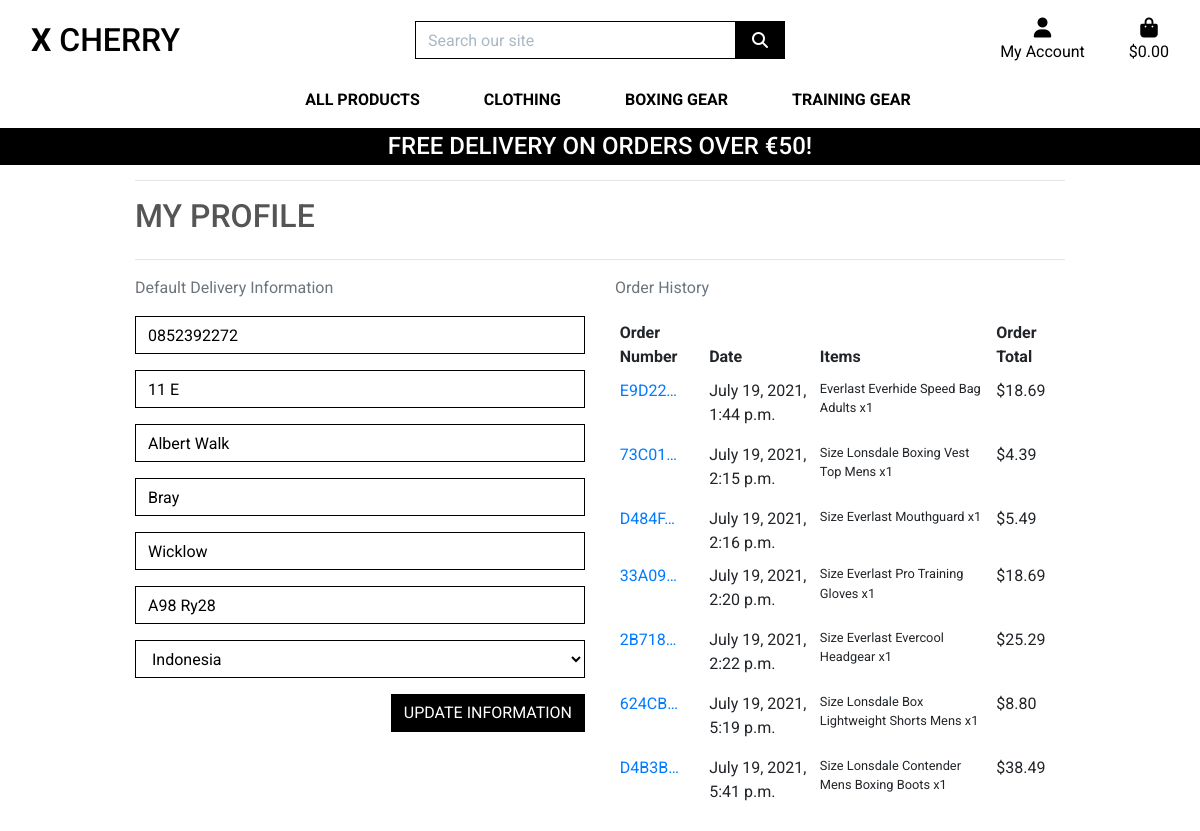
The page /profile/ (signed in) on the database as committed earlier.
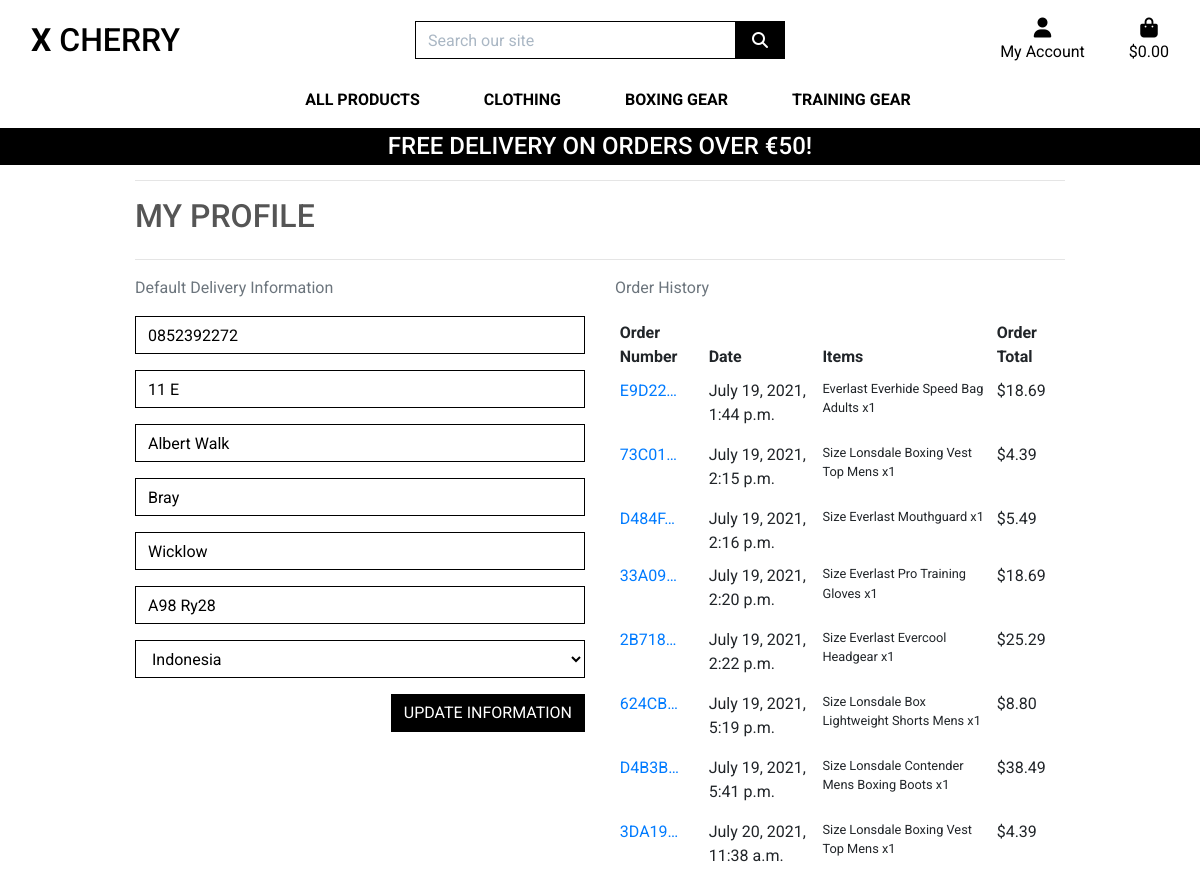
The same page on the database as committed later.
### checkout/models.py (models this page shows, shortened)
class Order(models.Model):
    order_number = models.CharField(max_length=32, null=False, editable=False)
    user_profile = models.ForeignKey(UserProfile, on_delete=models.SET_NULL,
                                     null=True, blank=True,
                                     related_name='orders')
    full_name = models.CharField(max_length=50, null=False, blank=False)
    email = models.EmailField(max_length=254, null=False, blank=False)
    phone_number = models.CharField(max_length=20, null=False, blank=False)
    country = CountryField(blank_label='Country *', null=False, blank=False)
    postcode = models.CharField(max_length=20, null=True, blank=True)
    town_or_city = models.CharField(max_length=40, null=False, blank=False)
    street_address1 = models.CharField(max_length=80, null=False, blank=False)
    street_address2 = models.CharField(max_length=80, null=True, blank=True)
    county = models.CharField(max_length=80, null=True, blank=True)
    date = models.DateTimeField(auto_now_add=True)
    delivery_cost = models.DecimalField(max_digits=6, decimal_places=2, null=False, default=0)
    order_total = models.DecimalField(max_digits=10, decimal_places=2, null=False, default=0)
    grand_total = models.DecimalField(max_digits=10, decimal_places=2, null=False, default=0)
    original_bag = models.TextField(null=False, blank=False, default='')
    stripe_pid = models.CharField(max_length=254, null=False, blank=False, default='')

class OrderLineItem(models.Model):
    order = models.ForeignKey(Order, null=False, blank=False, on_delete=models.CASCADE, related_name='lineitems')
    product = models.ForeignKey(Product, null=False, blank=False, on_delete=models.CASCADE)
    product_size = models.CharField(max_length=2, null=True, blank=True)  # XS, S, M, L, XL
    quantity = models.IntegerField(null=False, blank=False, default=0)
    lineitem_total = models.DecimalField(max_digits=6, decimal_places=2, null=False, blank=False, editable=False)

### products/models.py (models this page shows, shortened)
class Product(models.Model):
    category = models.ForeignKey('Category', null=True, blank=True, on_delete=models.SET_NULL)
    sku = models.CharField(max_length=254, null=True, blank=True)
    name = models.CharField(max_length=254)
    description = models.TextField()
    has_sizes = models.BooleanField(default=False, null=True, blank=True,)
    price = models.DecimalField(max_digits=6, decimal_places=2)
    rating = models.DecimalField(max_digits=6, decimal_places=2, null=True, blank=True)
    image_url = models.URLField(max_length=1024, null=True, blank=True)
    image = models.ImageField(null=True, blank=True)

### profiles/views.py (the view)
# urls.py: path('', views.profile, name='profile'),
def profile(request):
    profile = get_object_or_404(UserProfile, user=request.user)
    if request.method == 'POST':
        form = UserProfileForm(request.POST, instance=profile)
        if form.is_valid():
            form.save()
            messages.success(request, 'Profile updated successfully')
        else:
            messages.error(request, 'Update failed. Please ensure the form is valid.')
    else:
        form = UserProfileForm(instance=profile)
    orders = profile.orders.all()
    template = 'profiles/profile.html'
    context = {
        'form': form,
        'orders': orders,
        'on_profile_page': True
    }
    return render(request, template, context)

### profiles/forms.py
class UserProfileForm(forms.ModelForm):
    class Meta:
        model = UserProfile
        exclude = ('user',)
    def __init__(self, *args, **kwargs):
        super().__init__(*args, **kwargs)
        placeholders = {
            'default_phone_number': 'Phone Number',
            'default_postcode': 'Postal Code',
            'default_town_or_city': 'Town or City',
            'default_street_address1': 'Street Address 1',
            'default_street_address2': 'Street Address 2',
            'default_county': 'County, State or Locality',
        }
        self.fields['default_phone_number'].widget.attrs['autofocus'] = True
        for field in self.fields:
            if field != 'default_country':
                if self.fields[field].required:
                    placeholder = f'{placeholders[field]} *'
                else:
                    placeholder = placeholders[field]
                self.fields[field].widget.attrs['placeholder'] = placeholder
            self.fields[field].widget.attrs['class'] = 'border-black rounded-0 profile-form-input'
            self.fields[field].label = False

### profiles/templates/profiles/profile.html (shortened to what this page needs)
{% extends "base.html" %}
{% load static %}
{% block extra_css %}
    <link rel="stylesheet" href="{% static 'profiles/css/profile.css' %}">
{% endblock %}
{% block page_header %}
    <div class="container header-container">
    </div>
{% endblock %}
{% block content %}
    <div class="overlay"></div>
    <div class="container">
        <div class="row">
            <div class="col">
                <hr>
                    <h2 class="logo-font mb-4">My Profile</h2>
                <hr>
            </div>
        </div>
        <div class="row">
            <div class="col-12 col-md-6">
                <p class="text-muted">Default Delivery Information</p>
                <form action="{% url 'profile' %}" class="mt-3" method="POST" id="profile-update-form">
                    {{ form|crispy }}
                    <button class="btn btn-black rounded-0 text-uppercase float-right">Update Information</button>
                </form>
            </div>
            <div class="col-12 col-md-6">
                <p class="text-muted">Order History</p>
                <div class="order-history table-responsive">
                    <table class="table table-sm table-borderless">
                        <thead>
                            <tr>
                                <th>Order Number</th>
                                <th>Date</th>
                                <th>Items</th>
                                <th>Order Total</th>
                            </tr>
                        </thead>
                        <tbody>
                            {% for order in orders %}
                                <tr>
                                    <td>
                                        <a href="{% url 'order_history' order.order_number %}"
                                            title="{{ order.order_number }}">
                                            {{ order.order_number|truncatechars:6 }}
                                        </a>
                                    </td>
                                    <td>{{ order.date }}</td>
                                    <td>
                                        <ul class="list-unstyled">
                                            {% for item in order.lineitems.all %}
                                                <li class="small">
                                                    {% if item.product.has_sizes %}
                                                        Size {{ item.product.size|upper }}
                                                    {% endif %}{{ item.product.name }} x{{ item.quantity }}
                                                </li>
                                            {% endfor %}
                                        </ul>
                                    </td>
                                    <td>${{ order.grand_total }}</td>
                                </tr>
                            {% endfor %}
                        </tbody>
                    </table>
                </div>
            </div>
        </div>
{% endblock %}

Rows that differ between the two databases and show on the page:
added Order: order_number "3DA19…", date "July 20, 2021, 11:38 a.m.", grand_total "4.39"
added OrderLineItem: product.name "Lonsdale Boxing Vest Top Mens", quantity "1", shown under "3DA19…"
